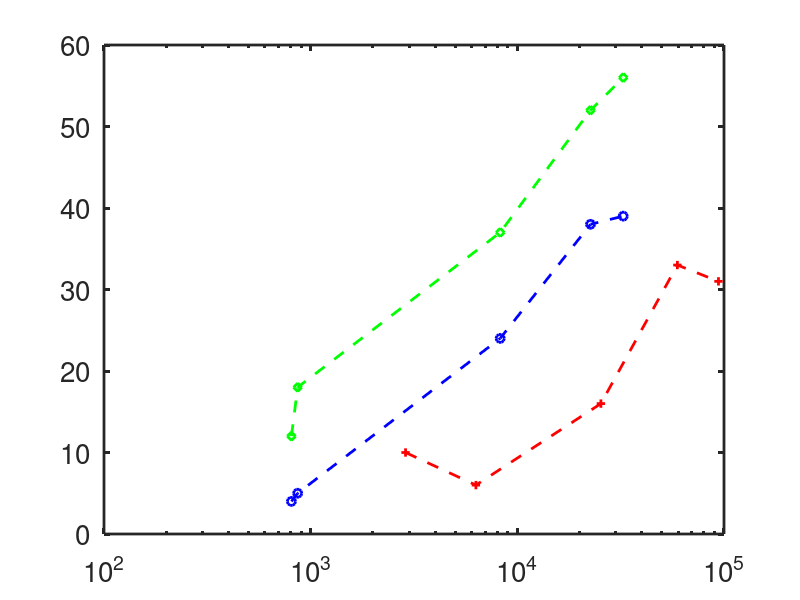

Recreate this plot in MATLAB.
numbersLow=[2878 6303 25372 59486 94039];
classLow=[10 6 16 33 31];
numbersHigh=[807 865 8261 22600 32533];
classHigh=[4 5 24 38 39];
classSub=[12 18 37 52 56];

figure
xlim([0 100000])
semilogx(numbersLow,classLow,'linestyle','--','LineWidth',2,'Color','r','Marker','+');
hold on
semilogx(numbersHigh,classHigh,'linestyle','--','LineWidth',2,'Color','b','Marker','o');
semilogx(numbersHigh,classSub,'linestyle','--','LineWidth',2,'Color','g','Marker','di');
set(gca,'FontSize',20,'LineWidth',2)
